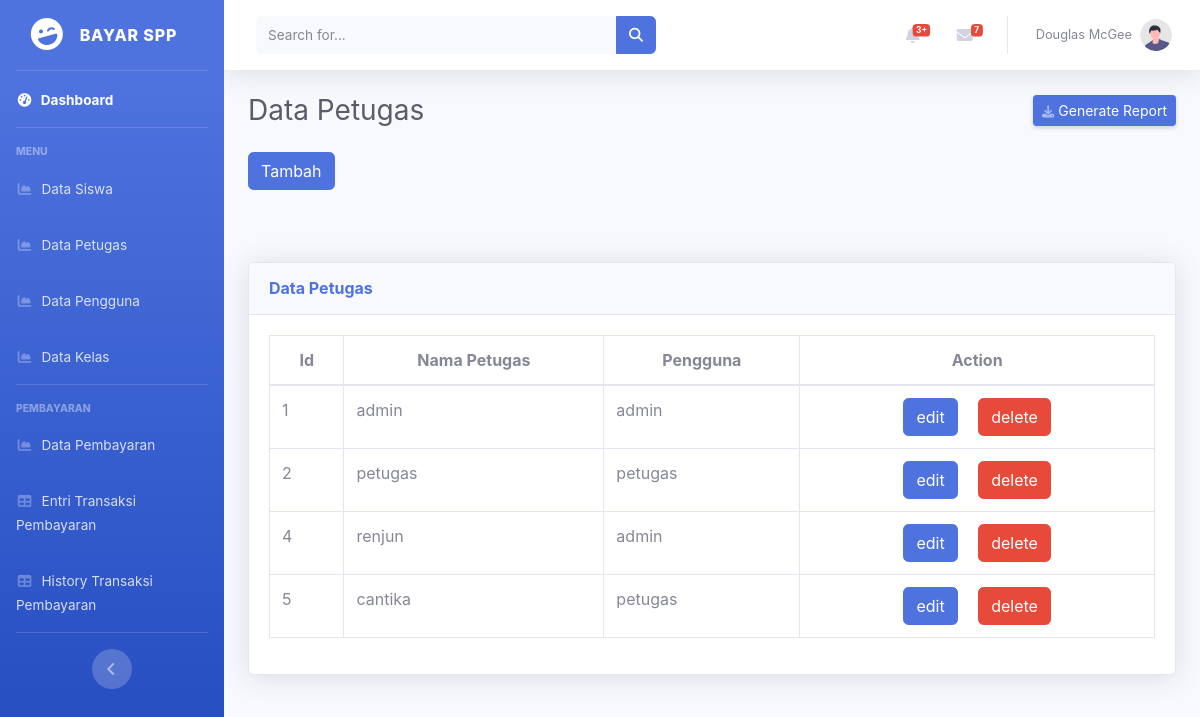
Page /public/datapetugas on the committed database.
### tables this page shows
CREATE TABLE `petugas` (
  `id_petugas` int(11) NOT NULL,
  `nama_petugas` varchar(50) NOT NULL,
  `id_pengguna` int(11) NOT NULL
);

CREATE TABLE `pengguna` (
  `id_pengguna` int(11) NOT NULL,
  `username` varchar(25) NOT NULL,
  `password` varchar(128) NOT NULL,
  `role` enum('admin','petugas','siswa') NOT NULL
);

### app/core/Controller.php (called while the page is built, shortened)
<?php
class Controller
{
    public function view($view, $data = [])
    {
        require_once "../app/views/" . $view . ".php";
    }
    public function model($model)
    {
        return new $model;
    }
}

### app/controllers/Datapetugas.php (called while the page is built, shortened)
<?php
class Datapetugas extends Controller
{
    public function index()
    {
        $data['judul'] = "Data Petugas";
        $data["datapetugas"] = $this->model("DataPetugas_model")->getAllDataPetugas();
        $data["datapengguna"] = $this->model("DataPengguna_model")->getAllDataPengguna();
        $this->view("home/admin/datapetugas/index", $data);
    }
}
?>

### app/core/App.php (called while the page is built, shortened)
<?php
class App
{
    protected $method = "index";
    protected $params = [];
    public function __construct()
    {
	        $this->controller = new $this->controller;
            call_user_func_array([$this->controller, $this->method], $this->params);
    }
}

### public/index.php (called while the page is built, shortened)
<?php
$app = new App;

### app/core/Database.php (called while the page is built, shortened)
<?php
class Database
{
    private $host = DB_HOST;
    private $username = DB_USER;
    private $password = DB_PASS;
    private $db = DB_NAME;
    private $dbh;
    private $stmt;
    public function __construct()
    {
        $dsn = "mysql:host={$this->host};dbname={$this->db}";
        $option = [
            PDO::ATTR_PERSISTENT => true,
            PDO::ATTR_ERRMODE => PDO::ERRMODE_EXCEPTION
        ];
        try {
            $this->dbh = new PDO($dsn, $this->username, $this->password, $option);
        } catch (PDOException $e) {
            die( $e->getMessage() );
        }
    }
    public function query($query)
    {
        $this->stmt = $this->dbh->prepare($query);
    }
    public function execute()
    {
        $this->stmt->execute();
    }
    public function resultSet()
    {
        $this->execute();
        return $this->stmt->fetchAll(PDO::FETCH_ASSOC);
    }
}

### app/models/DataPetugas_model.php (called while the page is built, shortened)
<?php
class datapetugas_model
{
    private $db;
    public function __construct()
    {
        $this->db = new Database;
    }
    public function getAllDataPetugas()
    {
        $this->db->query("SELECT petugas.id_petugas, petugas.nama_petugas, pengguna.username FROM petugas JOIN
        pengguna ON pengguna.id_pengguna = petugas.id_pengguna");
        return $this->db->resultSet();
    }
}
?>

### app/views/home/admin/datapetugas/index.php (the view, shortened to what this page needs)
<div class="container-fluid">
    <div class="d-sm-flex align-items-center justify-content-between mb-4">
        <h1 class="h3 mb-0 text-gray-800">Data Petugas</h1>
        <a href="#" class="d-none d-sm-inline-block btn btn-sm btn-primary shadow-sm"> Generate Report</a>
    </div>
<div class="d-sm-flex align-items-center justify-content-between mb-4">
    <button type="button" class="btn btn-primary" data-toggle="modal" data-target="#formModal">Tambah</button>
</div>
    <br>
    <br>
    <div class="card shadow mb-4">
        <div class="card-header py-3">
            <h6 class="m-0 font-weight-bold text-primary">Data Petugas</h6>
        </div>
            <div class="card-body">
                <div class="table-responsive">
                    <table class="table table-bordered" id="dataTable" width="100%" cellspacing="0">
                        <thead class="text-center">
                            <tr>
                            <th scope="col">Id</th>
                            <th scope="col">Nama Petugas</th>
                            <th scope="col">Pengguna</th>
                            <th scope="col">Action</th>
                            </tr>
                        </thead>
            <tbody class="table-group-divider">
                <?php foreach ($data["datapetugas"] as $datapetugas) : ?>
                    <tr>
                        <td><?= $datapetugas["id_petugas"]; ?></td>
                        <td><?= $datapetugas["nama_petugas"]; ?></td>
                        <td><?= $datapetugas["username"]; ?></td>
                        <td class="text-center">
                        <a href="<?= BASE_URL; ?>datapetugas/ubah/<?= $datapetugas['id_petugas']; ?>" class="btn btn-primary mx-2" data-toggle="modal" data-target="#formModalUbah">edit</a>
                        <a href="<?= BASE_URL; ?>datapetugas/hapus/<?= $datapetugas['id_petugas']; ?>" class="btn btn-danger mx-2" onclick="return confirm('yakin?');">delete</a>
                    </tr>
                <?php endforeach; ?>
            </tbody>
        </table>
    </div>

### rows in the picture
petugas: id_petugas "1", nama_petugas "admin", id_pengguna.username "admin"
petugas: id_petugas "2", nama_petugas "petugas", id_pengguna.username "petugas"
petugas: id_petugas "4", nama_petugas "renjun", id_pengguna.username "admin"
petugas: id_petugas "5", nama_petugas "cantika", id_pengguna.username "petugas"
